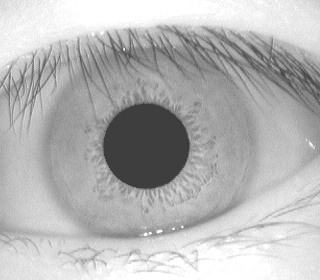
#> input picture IrisScanning/iris-images/014_1_1.bmp, 320 x 280 px
$ python -i projectiris_segmentation.py   (imports and definitions only)
#> lines starting #> are read from the running program, lines starting #| are printed output that depends on the picture; after the words box and inside, x2 and y2 are one past the last pixel; in counts of white or black regions, pixels touching at a corner belong together
#> further down, picture is the input picture: shape (280, 320, 3); min 44, max 255, mean 181.8
import cv2
import numpy as np

from IrisScanning.utils.math_utils import compute_circle_center_coords, euclidean_distance_coords
from IrisScanning.utils.error_utils import SUCCESS, WRONG_IMAGE_FORMAT, PUPIL_DETECTION_FAILED, IRIS_DETECTION_FAILED, EYELIDS_DETECTION_FAILED

#--------------------------------------------------------------------------------

#this means that there's a scale difference between the filter size of the median filter
#implemented in the project iris and the one in OpenCV
#ex: project_iris_median(3) = opencv_median(9)      9/3 = 3
#    project_iris_median(9) = opencv_median(27)     27/9 = 3
KERNEL_SIZE_SCALE = 3

#--------------------------------------------------------------------------------

FIRST_MAX_UPPER_BOUND = 170
FIRST_MAX_LOWER_BOUND = 131
FIRST_MAX_DEFAULT_VALUE = 160
FIRST_MAX_OFFSET = 13

#--------------------------------------------------------------------------------

BLACK = 0
WHITE = 255

#--------------------------------------------------------------------------------

PUPIL_THRESHOLD = 0
PUPIL_CIRCLE_THICKNESS = 2
PUPIL_MIN_RADIUS = 10
PUPIL_MAX_RADIUS = 60
PUPIL_RADIUS_INC = 1
PUPIL_CENTER_OFFSET = 5

#--------------------------------------------------------------------------------

IRIS_RADIUS_INC = -5

#--------------------------------------------------------------------------------

BLACK_THRESHOLD = 80

#--------------------------------------------------------------------------------

EYELIDS_POINTS_DISTANCE = 50     # this is the distance between the eyelids points
EYELIDS_PADDING = 21             # i have no idea what it means
EYELID_POINTS_COUNT = 3          # amount of points of an eyelid
#--------------------------------------------------------------------------------


def segment_iris(eye_img):
    #image must be in grayscale
    if eye_img.dtype != np.uint8:
        return WRONG_IMAGE_FORMAT, None

    # ----------------------------------------------------------------------------

    #trying to detect pupil (from original image)
    pupil_data = find_pupil(eye_img)
    if pupil_data is None:
        return PUPIL_DETECTION_FAILED, None

    # ----------------------------------------------------------------------------

    #detecting iris
    iris_data = find_iris(eye_img, pupil_data[0])  # pupil_data[0] = pupil center
    if iris_data is None:
        return IRIS_DETECTION_FAILED, (pupil_data, None, None)

    # ----------------------------------------------------------------------------

    #detecting eyelids
    eyelids_data = find_eyelids(eye_img, pupil_data[0])
    if eyelids_data is None:
        return EYELIDS_DETECTION_FAILED, (pupil_data, iris_data, None)

    # ----------------------------------------------------------------------------

    #all went well
    return SUCCESS, (pupil_data, iris_data, eyelids_data)


#return the center and the radius
def find_pupil(img):
    #creating a copy of the original image
    copy = img.copy()

    #applying median filter
    cv2.medianBlur(copy, 9 * KERNEL_SIZE_SCALE, copy)
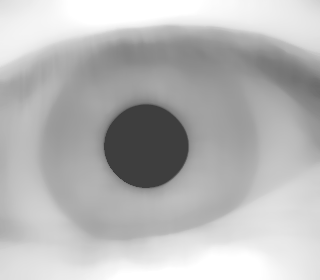
#> copy: shape (280, 320, 3); min 62, max 255, mean 183.4

    #computing pupil threshold
    PUPIL_THRESHOLD = get_pupil_threshold(img)

    #applying binary threshold
    cv2.threshold(copy, PUPIL_THRESHOLD, WHITE, cv2.THRESH_BINARY, copy)

    #ToDo: Python code here. Optimize it with cython or anything like that.
    sumx = 0
    sumy = 0
    amount = 0

    height, width = copy.shape
    for x in range(width):
        for y in range(height):
            #black pixel
            if not copy.item(y, x):
                sumx += x
                sumy += y
                amount += 1

    # If sumx and sumy are 0, that means that the filter destroyed the pupil, so
    # autodetection failed
    if sumx == 0 or sumy == 0:
        return None

    sumx //= amount
    sumy //= amount

    radius = 0
    i = sumy
    j = sumx
    # starting from the center and going right
    while not copy.item(i, j):
        radius += 1
        j += 1

    # 2 of padding
    radius -= 2

    #ToDo: Read below.
    # Here i'm going to draw a circle instead of applying sobel again. Instead of
    # detecting the circle in the image i think i should resize the image to a
    # smaller size so the process of finding a circle is less computationally
    # expensive

    white_img = np.ones(copy.shape, np.uint8) * 255
    cv2.circle(white_img, (sumx, sumy), radius, BLACK, PUPIL_CIRCLE_THICKNESS)

    #ToDo: Optimize here using Circle Hough Transform from OpenCV and not this function
    center_rect = (sumx - 1, sumx + 1, sumy - 1, sumy + 1)
    pupil_data = find_circle(white_img, center_rect, radius, radius + 4)

    #if find_circle had some troubles
    if pupil_data is None:
        return None

    p1, p2, p3 = pupil_data
    x1, y1 = p1
    x2, y2 = p2
    x3, y3 = p3

    xc, yc = compute_circle_center_coords(x1, y1, x2, y2, x3, y3)
    pupil_radius = euclidean_distance_coords(xc, yc, x1, y1)  # could have been p2 or p3

    return (xc, yc), int(pupil_radius + PUPIL_RADIUS_INC)


#the img is the binary thing, not the original
# [152 lines left out: functions find_iris, find_eyelids, find_circle, not called in this run]


#ToDo: Python code here. Optimize it with cython or anything like that.
def get_pupil_threshold(img):
    hist = build_histogram(img)
#> hist = 256 values, max 5533 at index 62, min 0 at index 0, mean 350
    pupil_max = -1
    pupil_max_index = -1

    for i in range(90):
        current_value = hist.item(i)

        if current_value > pupil_max:
            pupil_max = current_value
            pupil_max_index = i
#> this loop made 90 passes
#> (current_value, pupil_max) on passes 1, 45, 53, 55, 56, 60, 63: (0, 0), (1, 1), (2, 2), (3, 3), (5, 5), (7, 7), (5533, 5533)
#> current_value on passes 2 to 7: 0, 0, 0, 0, 0, 0
#> after the loop, pupil_max = 5533; pupil_max_index = 62

    return pupil_max_index + 8


#ToDo: Python code here. Optimize it with cython or anything like that.
# [64 lines left out: function get_iris_threshold, not called in this run]


def build_histogram(img):
    return cv2.calcHist([img], [0], None, [256], [0, 256])


#ToDo: Python code here. Optimize it by using cython or anything like that.
# [128 lines left out: functions build_smooth_histogram, max_blend, min_blend, add_blend, get_threshold_without_black, get_max_goodness_index and 3 more, not called in this run]

>>> import cv2
>>> picture = cv2.imread('../iris-images/014_1_1.bmp')
>>> result = segment_iris(picture)
#> in find_pupil, `PUPIL_THRESHOLD = get_pupil_threshold(img)`: PUPIL_THRESHOLD = 70
#> in find_pupil, `cv2.threshold(copy, PUPIL_THRESHOLD, WHITE, cv2.THRESH_BINARY, copy)`:
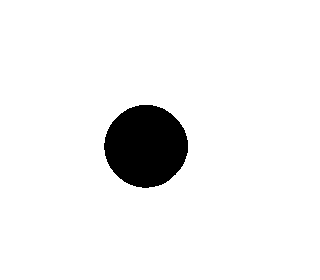
#> copy: shape (280, 320, 3); 94% white; 1 black region, box (x1, y1, x2, y2) and area: (104, 105, 188, 188) 5377
#> (the run stopped early here; a loop or call above may not have finished)

$ run again, on IrisScanning/iris-images/014_1_3.bmp
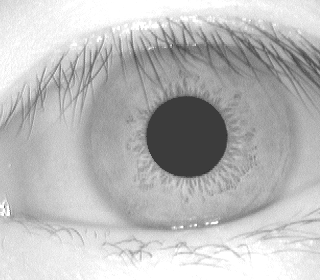
#> input picture IrisScanning/iris-images/014_1_3.bmp, 320 x 280 px
#> picture is the input picture: shape (280, 320, 3); min 46, max 255, mean 186.8
#> in find_pupil, `cv2.medianBlur(copy, 9 * KERNEL_SIZE_SCALE, copy)`:
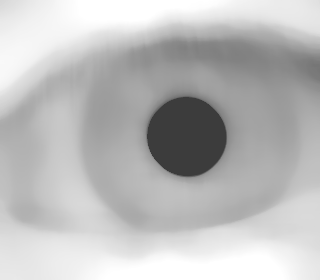
#> copy: shape (280, 320, 3); min 60, max 255, mean 188.3
#> hist = 256 values, max 5767 at index 255, min 0 at index 0, mean 350
#> the loop in get_pupil_threshold, `for i in range(90):` made 90 passes
#> (current_value, pupil_max) on passes 1, 47, 51, 58, 61: (0, 0), (1, 1), (2, 2), (4, 4), (5030, 5030)
#> after the loop in get_pupil_threshold, `for i in range(90):`: pupil_max = 5030; pupil_max_index = 60
#> PUPIL_THRESHOLD = 68
#> in find_pupil, `cv2.threshold(copy, PUPIL_THRESHOLD, WHITE, cv2.THRESH_BINARY, copy)`:
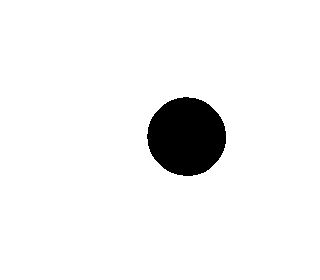
#> copy: shape (280, 320, 3); 94.6% white; 1 black region, box (x1, y1, x2, y2) and area: (147, 97, 226, 176) 4830

$ run again, on IrisScanning/iris-images/074_1_1.bmp
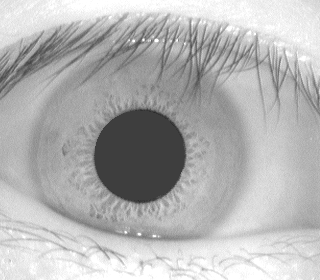
#> input picture IrisScanning/iris-images/074_1_1.bmp, 320 x 280 px
#> picture is the input picture: shape (280, 320, 3); min 41, max 255, mean 179.5
#> in find_pupil, `cv2.medianBlur(copy, 9 * KERNEL_SIZE_SCALE, copy)`:
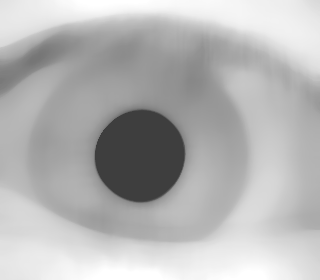
#> copy: shape (280, 320, 3); min 62, max 255, mean 181.1
#> hist = 256 values, max 6372 at index 62, min 0 at index 0, mean 350
#> the loop in get_pupil_threshold, `for i in range(90):` made 90 passes
#> (current_value, pupil_max) on passes 1, 42, 49, 50, 53, 54, 57, 59: (0, 0), (1, 1), (4, 4), (5, 5), (6, 6), (9, 9), (12, 12), (13, 13)
#> after the loop in get_pupil_threshold, `for i in range(90):`: pupil_max = 6372; pupil_max_index = 62
#> PUPIL_THRESHOLD = 70
#> in find_pupil, `cv2.threshold(copy, PUPIL_THRESHOLD, WHITE, cv2.THRESH_BINARY, copy)`:
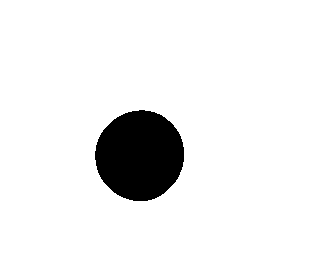
#> copy: shape (280, 320, 3); 93% white; 1 black region, box (x1, y1, x2, y2) and area: (95, 110, 184, 201) 6300

$ run again, on IrisScanning/iris-images/074_1_3.bmp
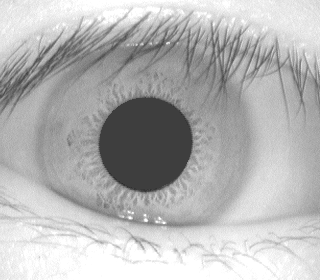
#> input picture IrisScanning/iris-images/074_1_3.bmp, 320 x 280 px
#> picture is the input picture: shape (280, 320, 3); min 42, max 255, mean 181.3
#> in find_pupil, `cv2.medianBlur(copy, 9 * KERNEL_SIZE_SCALE, copy)`:
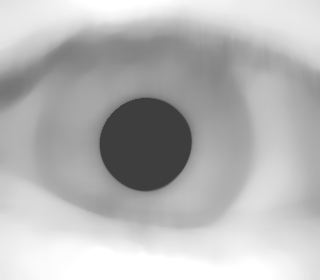
#> copy: shape (280, 320, 3); min 62, max 255, mean 182.8
#> hist = 256 values, max 6633 at index 62, min 0 at index 0, mean 350
#> the loop in get_pupil_threshold, `for i in range(90):` made 90 passes
#> (current_value, pupil_max) on passes 1, 43, 47, 49, 52, 55, 63: (0, 0), (1, 1), (3, 3), (4, 4), (6, 6), (11, 11), (6633, 6633)
#> after the loop in get_pupil_threshold, `for i in range(90):`: pupil_max = 6633; pupil_max_index = 62
#> PUPIL_THRESHOLD = 70
#> in find_pupil, `cv2.threshold(copy, PUPIL_THRESHOLD, WHITE, cv2.THRESH_BINARY, copy)`:
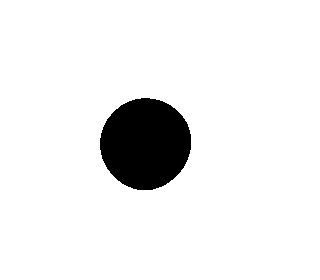
#> copy: shape (280, 320, 3); 92.7% white; 1 black region, box (x1, y1, x2, y2) and area: (100, 98, 191, 190) 6521
